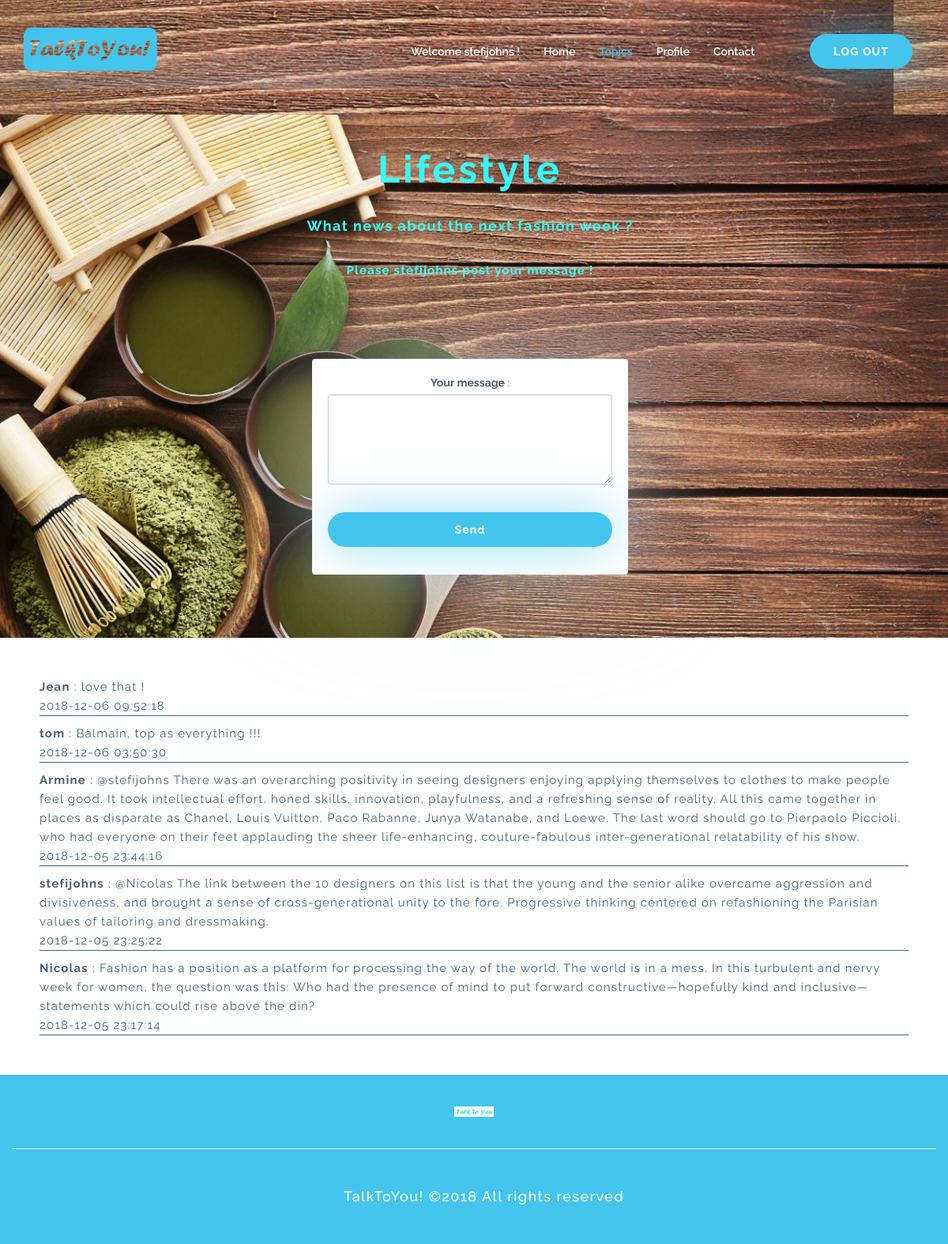
The page /lifestyle.php (signed in) on the database its author committed.
### tables this page shows
CREATE TABLE IF NOT EXISTS `forum` (
  `id` int(11) NOT NULL AUTO_INCREMENT,
  `id_user` int(11) NOT NULL,
  `id_topic` int(11) NOT NULL,
  `message` text NOT NULL,
  `date` datetime NOT NULL,
  PRIMARY KEY (`id`)
);

CREATE TABLE IF NOT EXISTS `member` (
  `id` int(11) NOT NULL AUTO_INCREMENT,
  `nickname` varchar(60) NOT NULL,
  `email` varchar(250) NOT NULL,
  `pass` varchar(60) NOT NULL,
  `fullname` varchar(250) NOT NULL,
  `age` int(3) NOT NULL,
  `sex` varchar(10) NOT NULL,
  `interest` text NOT NULL,
  PRIMARY KEY (`id`)
);

### lifestyle.php (the view, shortened to what this page needs)
<?php
try
{
  $bdd = new PDO('mysql:host=localhost;dbname=talktoyou;charset=utf8', 'root', '');
  $bdd->setAttribute(PDO::ATTR_ERRMODE, PDO::ERRMODE_EXCEPTION);
  $bdd->setAttribute(PDO::ATTR_EMULATE_PREPARES, false);
}
catch(Exception $e)
{
        die('Erreur : '.$e->getMessage());
}
?>
<!DOCTYPE html>
<html lang="en">
<head>
    <link href="assets/js/plugins/bootsnav_files/skins/color.css" rel="stylesheet">
    <link href="assets/js/plugins/bootsnav_files/css/animate.css" rel="stylesheet">
    <link href="assets/js/plugins/bootsnav_files/css/bootsnav.css" rel="stylesheet">
    <link href="assets/js/plugins/bootsnav_files/css/overwrite.css" rel="stylesheet">
    <link href="assets/js/plugins/owl-carousel/owl.carousel.css" rel="stylesheet">
    <link href="assets/js/plugins/owl-carousel/owl.theme.css" rel="stylesheet">
    <link href="assets/js/plugins/owl-carousel/owl.transitions.css" rel="stylesheet">
    <link href="assets/js/plugins/Magnific-Popup-master/Magnific-Popup-master/dist/magnific-popup.css" rel="stylesheet">
    <link href="https://cdnjs.cloudflare.com/ajax/libs/font-awesome/4.6.3/css/font-awesome.css" rel="stylesheet">
    <link href="assets/bootstrap-3.3.7/bootstrap-3.3.7-dist/css/bootstrap.min.css" rel="stylesheet">
    <link href="assets/css/main.css" rel="stylesheet">
</head>
<body>
    <nav class="navbar navbar-default navbar-fixed white no-background bootsnav navbar-scrollspy" data-minus-value-desktop="70" data-minus-value-mobile="55" data-speed="1000" style="background-image: url('assets/img/bannerLifestyle.png')!important; ">
        <div class="container" style="margin-top: -30px;">
            <div class="navbar-header">
                <a class="navbar-brand" href="home.php">
                    <img src="assets/img/test.png" class="logo" alt="logo" style="width: 15%; margin-top: 55px!important;">
                </a>
            </div>
        <?php if(!isset($_SESSION['id']))
        {
          ?>
            <div class="collapse navbar-collapse" id="navbar-menu">
                <ul class="nav navbar-nav navbar-right">
                    <li class="active scroll"><a href="home.php#home">Home</a></li>
                    <li ><a href="home.php#about">What can you do ?</a></li>
                    <li ><a href="contact.php">Contact</a></li>
                    <li class="button-holder">
                        <button type="button" class="btn btn-blue navbar-btn" data-toggle="modal" data-target="#SignIn">Log in</button>
                    </li>
                    <li class="button-holder">
                        <a style="color: inherit; margin-top: -35px!important" href="home.php#home"><button type="button" class="btn btn-blue navbar-btn" value="Signup">Sign up</button></a>
                    </li>
                </ul>
            </div>
            <?php
        }
        else
        {
            ?>
            <div class="collapse navbar-collapse" id="navbar-menu">
                <ul class="nav navbar-nav navbar-right">
                    <li> <a>
                        <?php
                        if (isset($_SESSION['id']) AND isset($_SESSION['nickname']))
                        {
                            echo 'Welcome ' . $_SESSION['nickname'].' !';
                        }?>
                        </a>
                    </li>
                    <li ><a href="index.php#home">Home</a></li>
                    <li class="active scroll"><a href="index.php">Topics</a></li>
                    <li ><a href="profile.php">Profile</a></li>
                    <li ><a href="contact.php">Contact</a></li>
                    <li class="button-holder">
                        <a style="color: inherit; margin-top: -35px!important" href="deconnexion.php"><button type="button" class="btn btn-blue navbar-btn" value="LOGOUT">LOG OUT</button> </a>
                    </li>
                </ul>
            </div>
            <?php
        }
        ?>
        </div>
    </nav>
    <br>
    <br>
    <br>
    <br>
    <br>
    <br>
    <section style="margin-left: -10px;background-image: url('assets/img/lifestyle2.jpg')!important;background-size: cover">
    <?php if(isset($_SESSION['id']))
    {
        ?>
        <br/>
        <h1 style="text-align: center;font-weight: bold; color: #33ffff;">Lifestyle</h1>
        <h5 style="text-align: center;font-weight: bold; color: #33ffff;">What news about the next fashion week ?</h5>
        <br>
        <?php
        if (isset($_POST['message']) ) {
            if(strlen($_POST['message'])>=3)
            {
                $message = $_POST['message'];
                $id_user = $_SESSION['id'];
                $dated1 =time() - (5*60*60);
                $dated = date('Y-m-d H:i:s', $dated1);
                $id_topic = 3;
                $req = $bdd->prepare('INSERT INTO `forum`(`id_user`,`id_topic`,`message`,`date`) VALUES (:id_user,:id_topic,:message, :dated);');
                $req->execute(array('id_user' => $id_user,'id_topic' => $id_topic, 'message'=>htmlspecialchars($_POST['message']),'dated'=> $dated ) );
            }
            else{
                 $form=true;
                ?>
                <p style="text-align:center; font-weight: bold;color: #33ffff;">Your message must have 3 characters at least.</p>
                <?php
            }
        }
        else {
            ?>
            <p style="text-align:center; font-weight: bold;color: #33ffff;">
                <?php
                echo 'Please <strong>' . $_SESSION['nickname'] . ' </strong> post your message !';
                ?>
            </p>
            <?php
        }
        ?>
        <section id="topics" class="section-padding">
             <div class="container">
                        <div style="margin-top:-20px!important;width: 400px;margin: 0 auto;">
                            <div class="thumbnail topics1">
                                <form action="lifestyle.php" method="post">
                                    <div class="form-group">
                                        <label for="message">Your message</label> :
                                        <textarea class="form-control" rows="5" name="message"></textarea>
                                        <br />
                                    </div>
                                   <div class="form-group text-center">
                                        <button type="submit" name="submit" class="btn btn-blue btn-block">Send</button>
                                    </div>
                                 </form>
                            </div>
                        </div>
            </div>
        </section>
    </section>
    <section style="margin : 50px;">
        <?php
        $reponse = $bdd->query('SELECT member.nickname, forum.message, forum.date FROM forum, member where member.id = forum.id_user and id_topic=3 ORDER BY date DESC LIMIT 0, 10');
        while ($donnees = $reponse->fetch())
        {
            echo '<p class="messagepost"><strong>' . htmlspecialchars($donnees['nickname']) . '</strong> : ' . htmlspecialchars($donnees['message']) . '<br>' . htmlspecialchars($donnees['date']) . '</p>';
        }
    }
    else{
        echo "<script type='text/javascript'>document.location.replace('home.php');</script>";
        ?>
        ?>
        <p style="height:200px!important;"> You must be connected to have access to this page. <a href="home.php">Login here ! </a> </p>
        <?php
    }
    ?>
    </section>
    <footer>
        <div class="container">
            <div class="row">
                <div class="footer-caption">
                    <img src="assets/img/logo.png" class="img-responsive center-block" alt="logo">
                    <hr>
                    <h5 style="padding-left: 420px;" class="pull-left">TalkToYou! &copy;2018 All rights reserved</h5>
                </div>
            </div>
        </div>
    </footer>
    </body>
</html>

### assets/css/main.css (style rules this page uses)
body { font-family: 'Raleway', sans-serif; color: #496174; background: #fff; font-size: 14px; line-height: 24px; }
.section-padding { padding: 60px 0; }
h1 { font-size: 48px; font-weight: 700; letter-spacing: 0.08em; margin-bottom: 35px; color: #fff; }
h5 { font-size: 18px; letter-spacing: 0.08em; }
p { font-size: 15px; letter-spacing: 0.08em; line-height: 24px; }
.btn-blue { background: #44c5ee; padding: 10px 28px; border: 2px solid #44c5ee; color: #fff; border-radius: 50px; font-weight: 700; letter-spacing: 0.08em; -webkit-transition: 0.5s all; transition: 0.5s all; box-shadow: 0px 0px 60px 0px rgba(68, 197, 238, 0.6); outline: none !important; }
nav.navbar.bootsnav.navbar-fixed .navbar-brand { padding: 10px 15px; }
nav.navbar.bootsnav.navbar-fixed ul.nav > li > a { padding: 35px 15px; }
nav.navbar.bootsnav.navbar-fixed .button-holder { padding: 15px 0; margin-left: 40px; }
#about .icon-box, { margin-top: 40px; }
#topics { text-align: center; }
#topics .topics1 { background: #fff; box-shadow: 0px 0px 150px 0px rgba(213, 216, 224, 0.7); border: 0; margin-top: 50px; padding: 20px; }
footer { background: #44c5ee; color: #fff; padding: 40px 0; }
footer hr { margin: 40px 0; }
footer img { width: 50px; }

### lifestyle.php (style rules this page uses)
a:link { text-decoration: none!important; }
p.messagepost { border-bottom: solid 1px; }

### rows shown on the page
forum: id_user.nickname "Jean", message "love that !", date "2018-12-06 09:52:18"
forum: id_user.nickname "tom", message "Balmain, top as everything !!!", date "2018-12-06 03:50:30"
forum: id_user.nickname "Armine", message "@stefijohns There was an overarching positivity in seeing designers enjoying applying themselves to clothes to make people feel good. It took intellectual effort, honed skills, innovation, playfulness, and a refreshing sense of reality. All this came together in places as disparate as Chanel, Louis Vuitton, Paco Rabanne, Junya Watanabe, and Loewe. The last word should go to Pierpaolo Piccioli, who had everyone on their feet applauding the sheer life-enhancing, couture-fabulous inter-generational relatability of his show.", date "2018-12-05 23:44:16"
forum: id_user.nickname "stefijohns", message "@Nicolas The link between the 10 designers on this list is that the young and the senior alike overcame aggression and divisiveness, and brought a sense of cross-generational unity to the fore. Progressive thinking centered on refashioning the Parisian values of tailoring and dressmaking.", date "2018-12-05 23:25:22"
forum: id_user.nickname "Nicolas", message "Fashion has a position as a platform for processing the way of the world. The world is in a mess. In this turbulent and nervy week for women, the question was this: Who had the presence of mind to put forward constructive—hopefully kind and inclusive—statements which could rise above the din?", date "2018-12-05 23:17:14"

### other values the page prints
$_SESSION['nickname'] "stefijohns"
